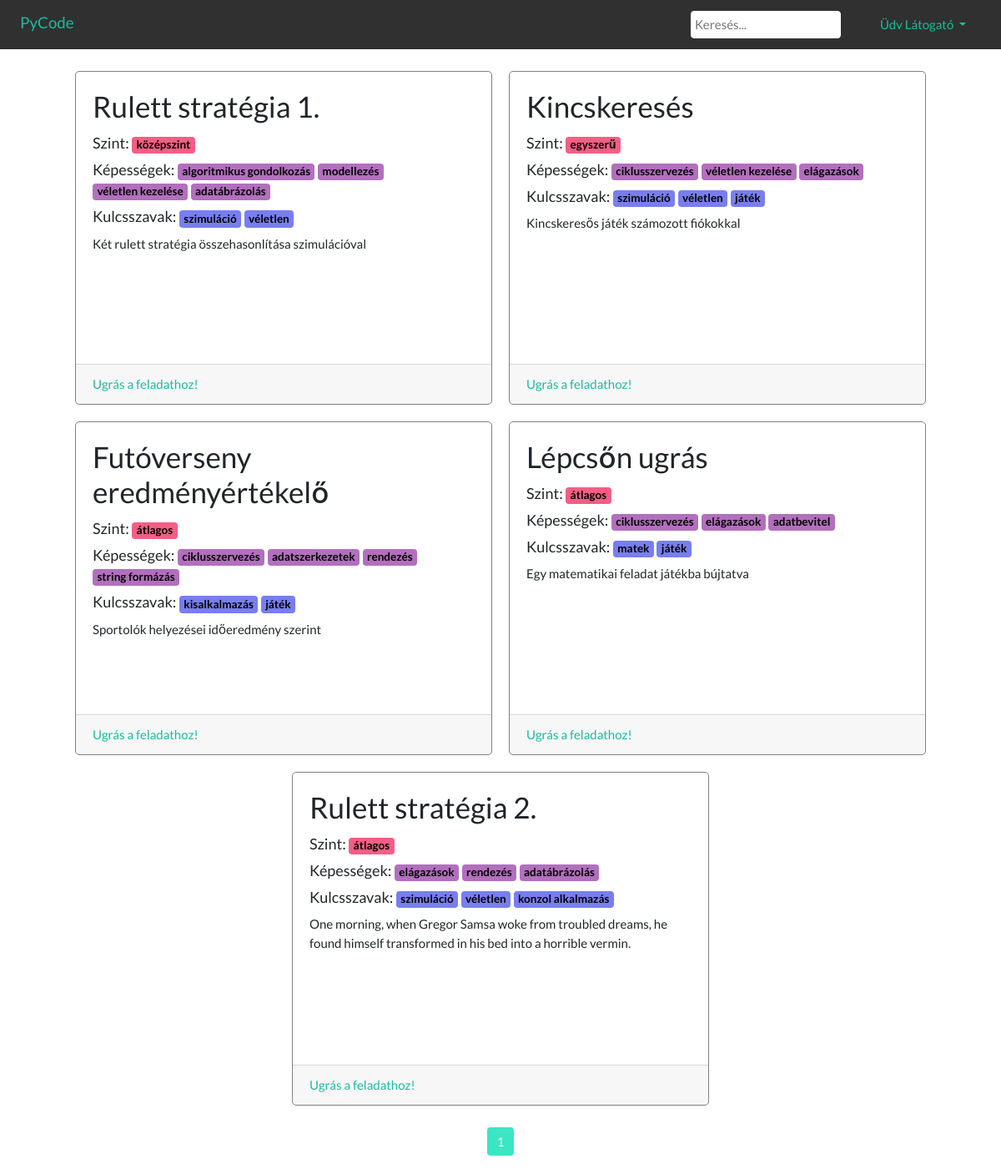
Before: / with the older database file.
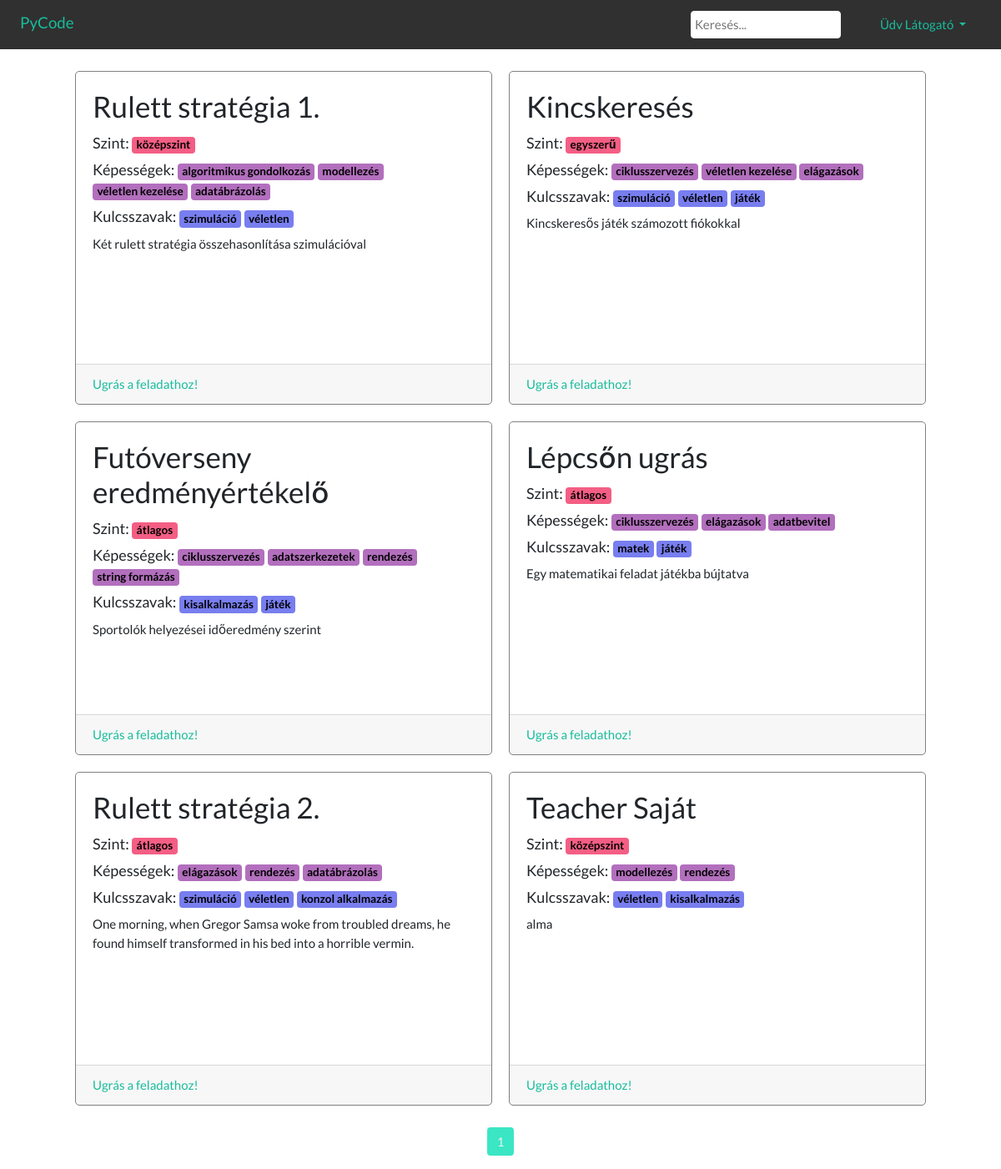
After: the same page with the newer database file.
### exams/models.py (models this page shows, shortened)
class Problem(MPTTModel):
    creator = models.ForeignKey(User, null=True, blank=True, editable=False, on_delete = models.CASCADE)
    title = models.CharField(max_length=128, unique=True)
    slug = models.SlugField(unique=True)
    parent = TreeForeignKey('self', on_delete = models.PROTECT, null = True, blank = True, related_name = 'children')
    levels = models.ManyToManyField(Level, help_text = 'Milyen tudásszintű hallgatóknak ajánljuk a feladatot')
    tags = models.ManyToManyField(Tag, help_text = 'Általános tag-ek, amelyekkel keresni lehet, pl. téma, jelleg, stb.')
    skills = models.ManyToManyField(Skill, help_text='Készségek, melyeket a feladat fejleszt. ')
    recommended_libraries = models.ManyToManyField(PythonLibrary, help_text = 'A feladat megoldásához javasolt programkönyvtárak.', blank=True)
    sources = models.ManyToManyField(Citation)
    short_description = models.TextField()
    full_description = models.TextField()
    solution_code = models.TextField()
    solution_explanation = models.TextField()
    class MPTTMeta:
        order_insertion_by = ['id']

class Level(models.Model):
    creator = models.ForeignKey(User, null=True, blank=True, editable=False, on_delete = models.PROTECT)
    name = models.CharField(max_length=64, unique=True, default="")
    def __str__(self):
        return(self.name)

class Skill(models.Model):
    creator = models.ForeignKey(User, null=True, blank=True, editable=False, on_delete = models.PROTECT)
    name = models.CharField(max_length=64, unique=True)
    def __str__(self):
        return(self.name)

class Tag(models.Model):
    creator = models.ForeignKey(User, null=True, blank=True, editable=False, on_delete = models.PROTECT)
    name = models.CharField(max_length=32, unique=True)
    def __str__(self):
        return(self.name)

### exams/views.py (the view)
# urls.py: path('', views.index, name='index'),
def index(request):
    problems = Problem.objects.order_by('id')
    tags = Tag.objects.all()
    skills = Skill.objects.all()
    paginator = Paginator(problems, 10)
    page = request.GET.get('page')
    object_list = paginator.get_page(page)
    return render(request, 'home.html', {
        'object_list': object_list,
        'tags' : tags,
        'skills' : skills,
        })

### templates/home.html (shortened to what this page needs)
{% extends "base.html" %}
{% block content %}
<div class ="nav">
  <a class="navbar-brand pl-4 pt-2 pb-1" href="/">PyCode</a>
  <ul class="nav justify-content-end">
  <li class="nav-item">
    <form class="searchbox" action="{% url 'search_results' %}" method="get">
      <input class="searchfield" name="q" type="text" placeholder="Keresés...">
    </form>
  </li>
  {% if user.is_authenticated %}
  <li class="nav-item dropdown">
    <a class="nav-link dropdown-toggle" href="#" id="navbarDropdown" role="button" data-toggle="dropdown" aria-haspopup="true" aria-expanded="false">
      Üdv {{user.get_username}}
    </a>
    <div class="dropdown-menu" aria-labelledby="navbarDropdown">
      <a class="dropdown-item" href="/">Főoldal</a>
      <a class="dropdown-item" href="/preferences">Beállítások</a>
      <div class="dropdown-divider"></div>
        <a class="dropdown-item" href="/accounts/logout" class="btn btn-outline-info btn-block">Kijelentkezés</a>
      </div>
    </div>
  </li>
  {% else %}
  <li class="nav-item dropdown">
    <a class="nav-link dropdown-toggle" href="#" id="navbarDropdown" role="button" data-toggle="dropdown" aria-haspopup="true" aria-expanded="false">
      Üdv Látogató
    </a>
    </div>
  {% endif %}
<div class="home">
  {% if object_list %}
  <div class="card-pack m-3">
    {% for problem in object_list %}
      <div class="cards">
        <div class="card-body">
          <h1 class="card-title">
            {{ problem.title }}
          </h1>
          <h2> Szint:
            {% for level in problem.levels.all %}
              <span class="badge level mt-1">{{ level }}</span>
            {% endfor %}
          </h2>
          <h2> Képességek:
            {% for skill in problem.skills.all %}
              <span class="badge skill mt-1">{{ skill }}</span>
            {% endfor %}
          </h2>
          <h2> Kulcsszavak:
            {% for tag in problem.tags.all %}
              <span class="badge tag mt-1">{{ tag }}</span>
            {% endfor %}
          </h2>
          <p class="card-text">
            {{ problem.short_description}}
          </p>
        </div>
        <div class="card-footer">
          <a class="text-success" title={{ problem.slug }} href="{% url 'task' problem.slug  %}">Ugrás a feladathoz!</a>
        </div>
      </div>
    {% endfor %}
  </div>
    <nav aria-label="Page navigation example">
      <ul class="pagination justify-content-center">
          {% for page in object_list.paginator.page_range %}
            {% if page == object_list.number %}
            <li class="page-item disabled">
              <a class="page-link" href="?page={{ page }}">{{ page }}</a>
            </li>
            {% else %}
            <li class="page-item">
              <a class="page-link" href="?page={{ page }}">{{ page }}</a>
            </li>
            {% endif %}
        {% endfor %}
      </ul>
    </nav>
  {% else %}
  <div class="text-center">
      <p class="notfoundmessage">Nem találtunk a keresésnek megfelelő elemet</p>
  </div>
  {% endif %}
</div>
{% endblock %}

### templates/base.html (shortened to what this page needs)
{% load staticfiles %}
<!DOCTYPE html>
<html lang="hu">
<head>
<link rel="stylesheet" href="{% static 'css/common.css' %}">
{% if request.COOKIES.theme == 'dark' %}
    <link rel="stylesheet" href="{% static 'css/darkly.css' %}">
    <link rel="stylesheet" href="{% static 'css/customDark.css' %}">
{% else %}
    <link rel="stylesheet" href="{% static 'css/flatly.css' %}">
    <link rel="stylesheet" href="{% static 'css/customLight.css' %}">
{% endif %}
</head>
<body>
{% block content %}
{% endblock content %}
</body>
</html>

### exams/static/css/common.css (style rules this page uses)
.nav { padding: 5px; background-color: #303030; display: flex; justify-content: center; }
.card-pack { display: flex; flex-wrap: wrap; justify-content: center; }
.cards { margin: 10px; border: 1px solid grey; border-radius: 5px; width: 500px; height: 400px; position: relative; }
.card-footer { position: absolute; width: 100%; bottom: 0px; }
.searchbox { margin: auto; padding-right: 15px; padding-top: 3px; padding-bottom: 3px; }
.searchfield { border: 1px solid; border-color: white; border-radius: .25rem; padding: 4px; }
.navbar-brand { margin-right:auto !important; }
.cards h1 { font-size: 35px; }
.cards h2 { font-size: 18px; }

### exams/static/css/customLight.css (style rules this page uses)
.level { background-color: #F45E84; color: black; }
.skill { background-color: #B26FBD; color: black; }
.tag { background-color: #787EEF; color: black; }

Changed rows visible on the page:
added Problem: title "Teacher Saját", short_description "alma", Level (name "középszint"), Skill (name "modellezés"), Skill (name "rendezés"), Tag (name "véletlen"), Tag (name "kisalkalmazás")
